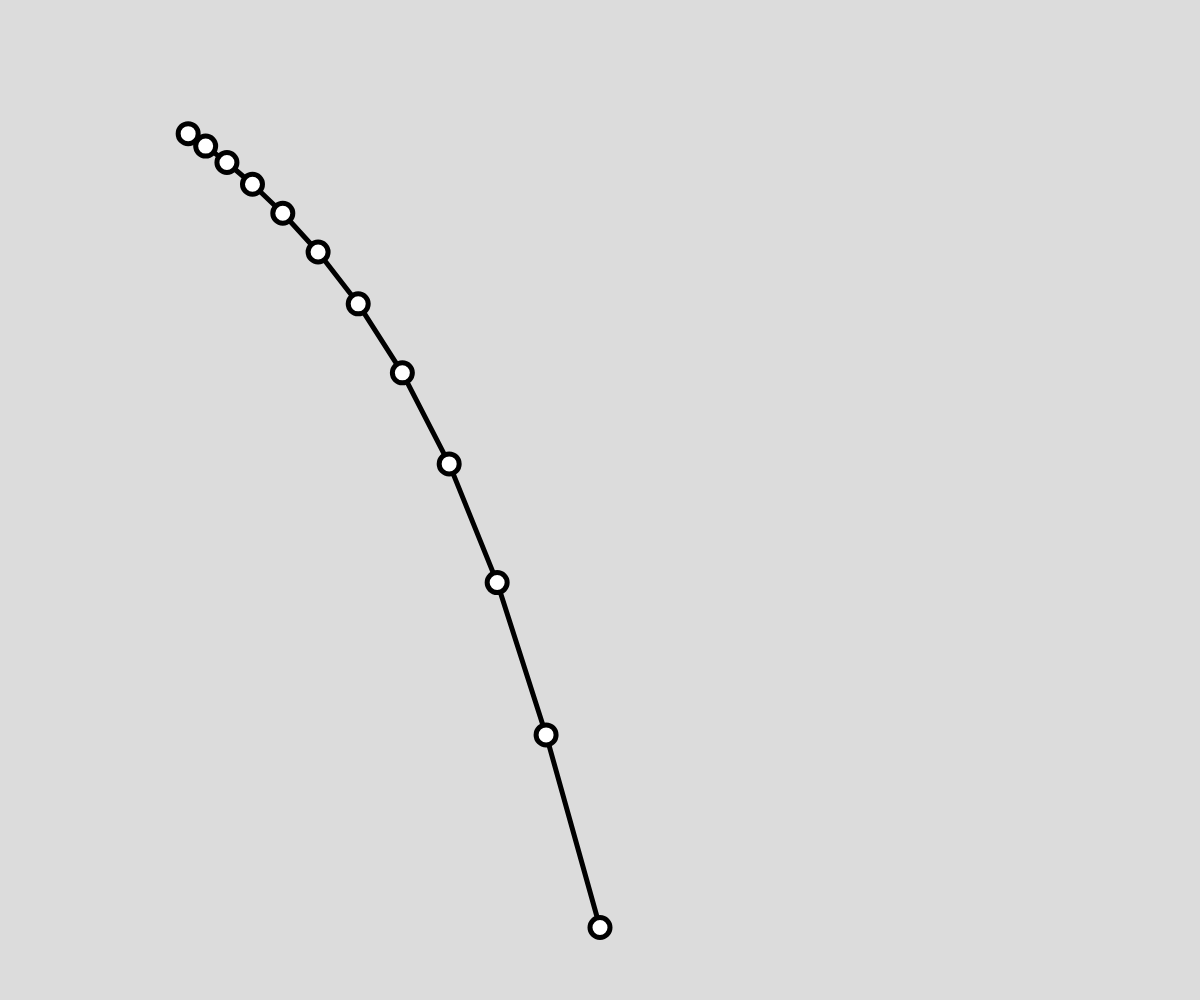
Frame 1 (no input)
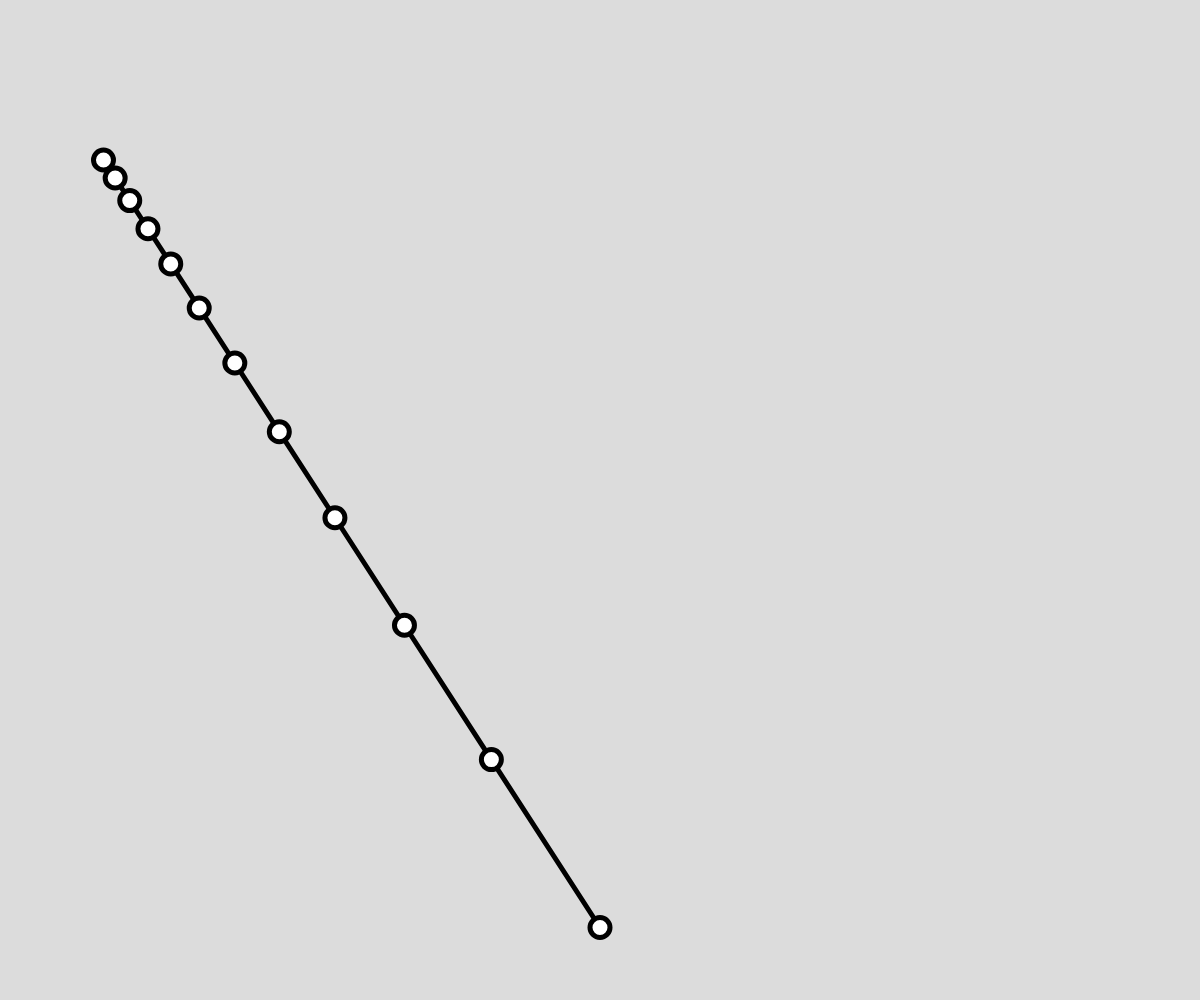
Frame 60 (no input)
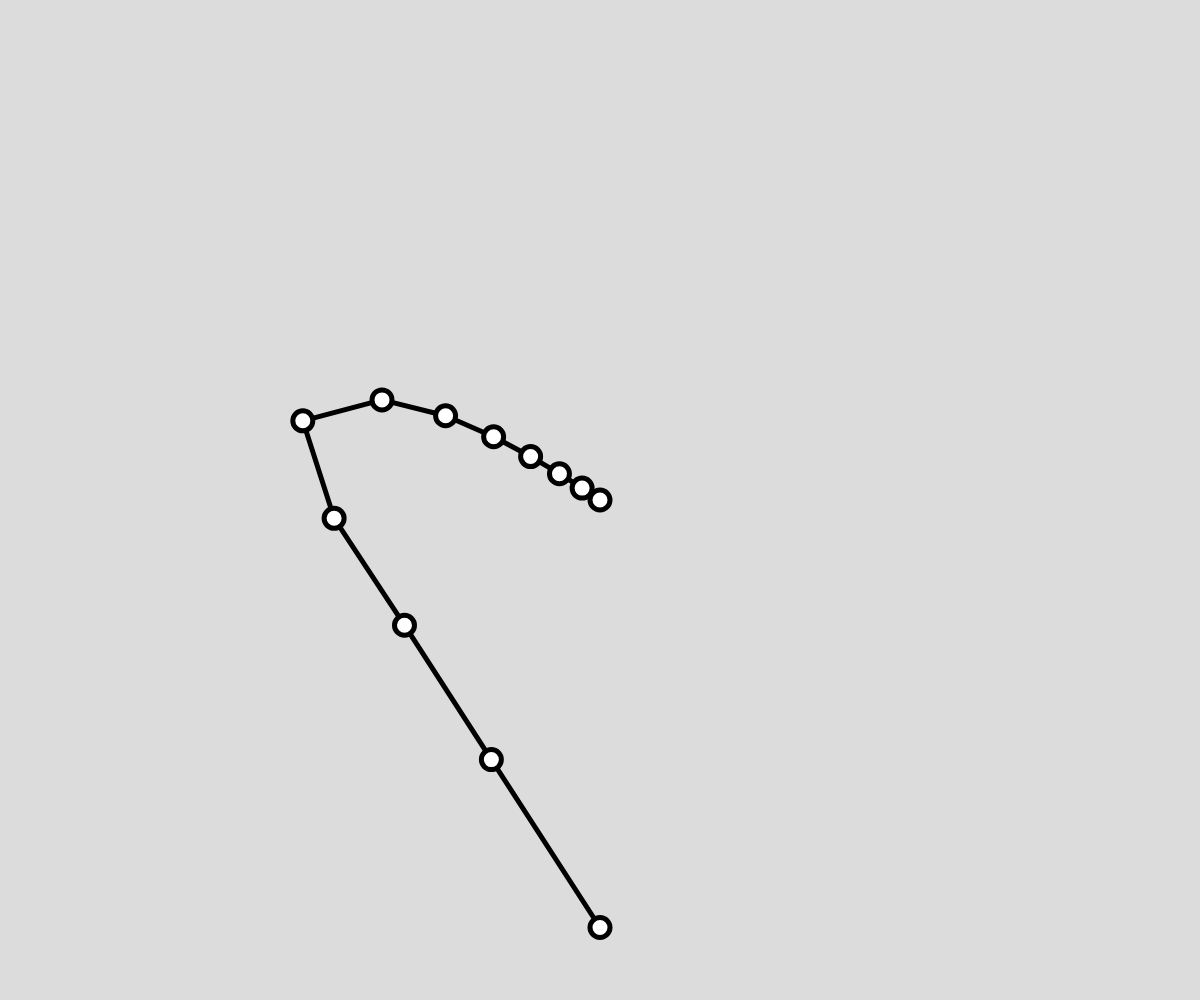
Frame 120 (the mouse pressed at the canvas centre since frame 60)

The p5.js sketch that drew these frames (run headless with seeded random() and noise() and a simulated clock; from frame 60 on, the mouse is pressed at the canvas centre):

// p5.js sketch
// ── sketch.js
class EndEffector {
    constructor(x, y, l) {
    this.position = createVector(x, y);
    this.length = l;
    }
}

class Limb {
    constructor(_root) {
    this.segments = [];
    this.num_effectors = 12;
    this.reach_target = null;
    this.root = _root.copy(); // Ensure the root is stored properly

    let limb_segment_length = 200;
    let sum = 0;
    for (let i = 0; i < this.num_effectors; i++) {
        this.segments.push(new EndEffector(width / 2, height - sum, limb_segment_length));
        sum += limb_segment_length;
        limb_segment_length *= 0.8;
    }
    }

    fabrikForward() {
        if (!this.reach_target) return;
    
        // Start with the end effector
        this.segments[this.segments.length - 1].position = this.reach_target.copy();
    
        // Move each segment from end effector to the root
        for (let i = this.segments.length - 2; i >= 0; i--) {
            let next_effector = this.segments[i + 1];
            let current_effector = this.segments[i];
    
            let direction = p5.Vector.sub(current_effector.position, next_effector.position);
            direction.setMag(current_effector.length);
            current_effector.position = p5.Vector.add(next_effector.position, direction);
        }
    }
    
    fabrikBackward() {
        // Set the root in place
        this.segments[0].position = this.root.copy();
    
        // Move each segment from the root to the end effector
        for (let i = 1; i < this.segments.length; i++) {
            let prev_effector = this.segments[i - 1];
            let current_effector = this.segments[i];
    
            let direction = p5.Vector.sub(current_effector.position, prev_effector.position);
            direction.setMag(prev_effector.length);
            current_effector.position = p5.Vector.add(prev_effector.position, direction);
        }
    }

    update() {
        this.fabrikForward();
        this.fabrikBackward();
    }

    display() {
        stroke(0);
        strokeWeight(5);
    
        // Draw segments
        for (let i = 0; i < this.segments.length - 1; i++) {
            let current = this.segments[i].position;
            let next = this.segments[i + 1].position;
            line(current.x, current.y, next.x, next.y);
            circle(current.x, current.y, 20);
        }
    
        // Draw last end effector
        let last = this.segments[this.segments.length - 1].position;
        circle(last.x, last.y, 20);
    }
}

let limb;

function setup() {
    createCanvas(windowWidth, windowHeight);
    limb = new Limb(createVector(width / 2, height - 72.5)); // Proper root initialization, adjusted for visibility
}

function draw() {
    background(220);
    limb.reach_target = createVector(mouseX, mouseY);
    limb.update();
    limb.display();
}
// ── sketch.html
<!DOCTYPE html>
<html lang="en">
<head>
    <meta charset="UTF-8">
    <meta name="viewport" content="width=device-width, initial-scale=1.0">
    <script src="https://cdn.jsdelivr.net/npm/p5@1.11.5/lib/p5.min.js"></script>
    <link rel="stylesheet" href="/style.css">
    <title>Tentacle</title>
</head>
<body>
    <div id="nav"></div>
    <div id="sketch-container"></div>
    <script src="sketch.js"></script>
    <script src="/nav.js"></script>
</body>
</html>
